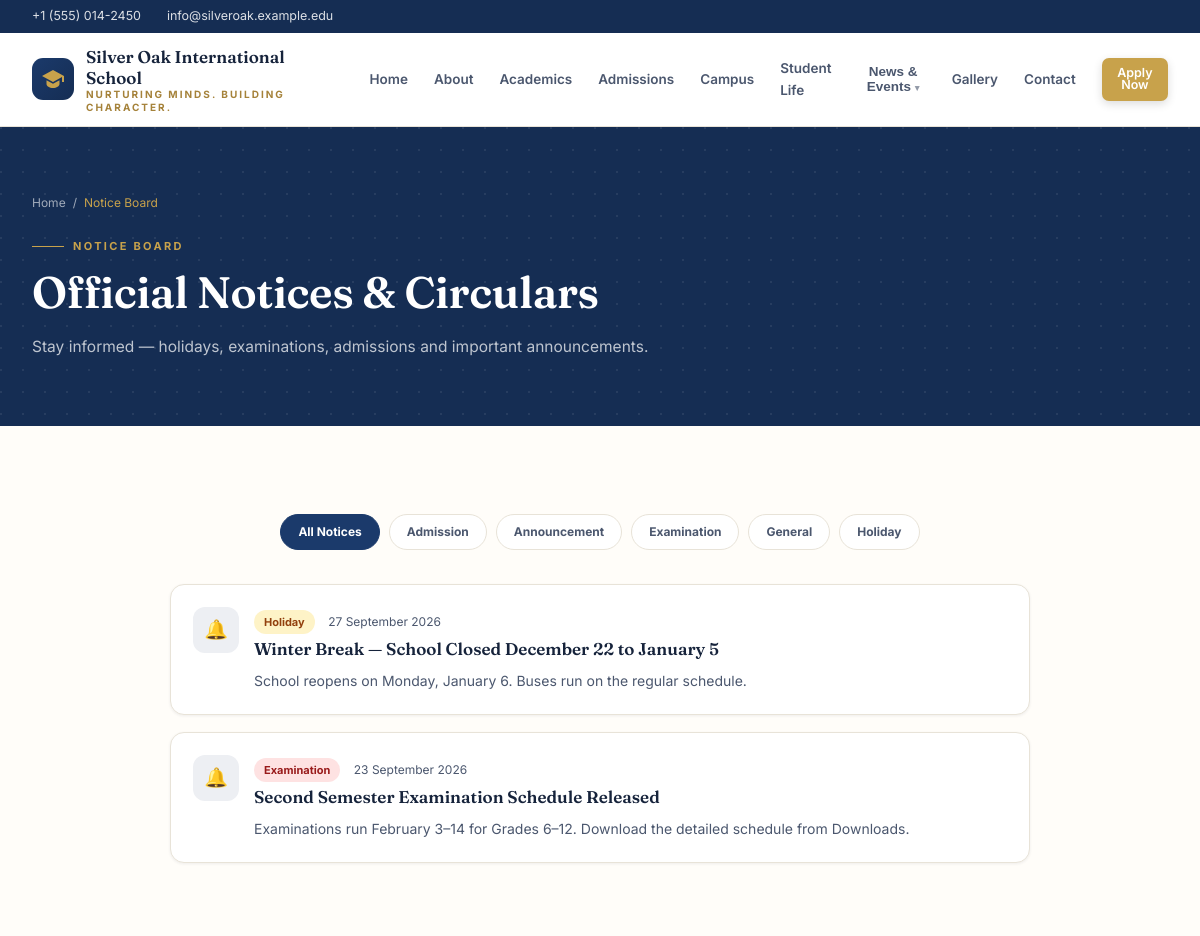
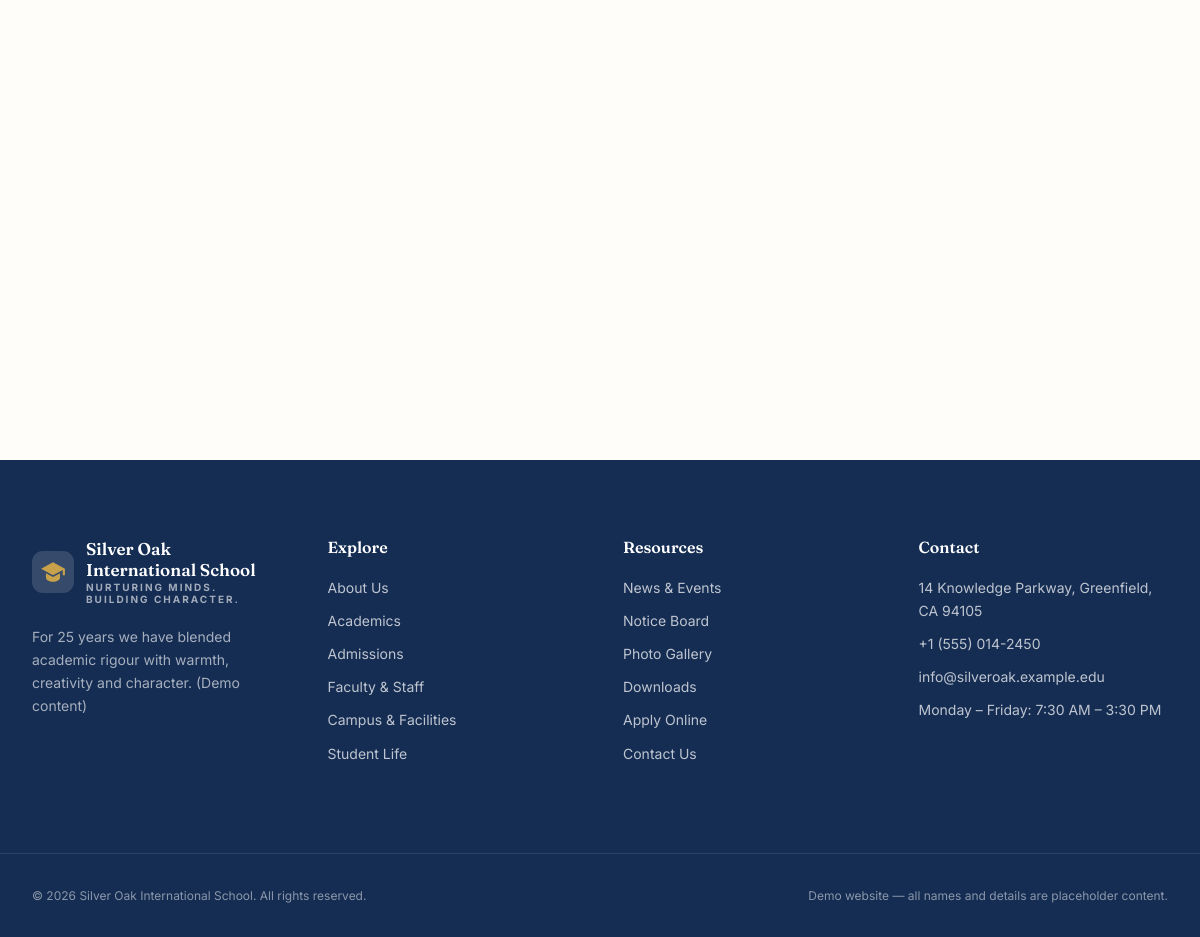
The page /notices.php on the database its author committed (2 pictures, top to bottom).
### tables this page shows
CREATE TABLE IF NOT EXISTS notices (
  id          INT UNSIGNED NOT NULL AUTO_INCREMENT,
  title       VARCHAR(200) NOT NULL,
  category    VARCHAR(40)  NOT NULL DEFAULT 'General',
  description TEXT,
  document    VARCHAR(255) NOT NULL DEFAULT '',
  notice_date TIMESTAMP    NOT NULL DEFAULT CURRENT_TIMESTAMP,
  published   TINYINT(1)   NOT NULL DEFAULT 1,
  created_at  TIMESTAMP    NOT NULL DEFAULT CURRENT_TIMESTAMP,
  PRIMARY KEY (id),
  KEY notices_published_idx (published, notice_date)
);

### includes/database.php (called while the page is built, shortened)
<?php
function db(): PDO
{
    static $pdo = null;
    if ($pdo instanceof PDO) {
        return $pdo;
    }
    $dsn = 'mysql:host=' . DB_HOST . ';dbname=' . DB_NAME . ';charset=' . DB_CHARSET;
    try {
        $pdo = new PDO($dsn, DB_USER, DB_PASS, [
            PDO::ATTR_ERRMODE            => PDO::ERRMODE_EXCEPTION,
            PDO::ATTR_DEFAULT_FETCH_MODE => PDO::FETCH_ASSOC,
            PDO::ATTR_EMULATE_PREPARES   => false,
        ]);
    } catch (PDOException $e) {
        http_response_code(500);
        error_log('DB connection failed: ' . $e->getMessage());
        exit('Database connection failed. Please check includes/config.php.');
    }
    return $pdo;
}
function q(string $sql, array $params = []): PDOStatement
{
    $stmt = db()->prepare($sql);
    $stmt->execute($params);
    return $stmt;
}
function fetch_all(string $sql, array $params = []): array
{
    return q($sql, $params)->fetchAll();
}

### includes/security.php (called while the page is built, shortened)
<?php
function e($value): string
{
    return htmlspecialchars((string) $value, ENT_QUOTES | ENT_SUBSTITUTE, 'UTF-8');
}

### includes/functions.php (called while the page is built, shortened)
<?php
function fmt_date($value, string $format = 'j F Y'): string
{
    $ts = is_numeric($value) ? (int) $value : strtotime($value);
    return $ts ? date($format, $ts) : '—';
}

### notices.php (the view, shortened to what this page needs)
<?php
require __DIR__ . '/includes/database.php';
require __DIR__ . '/includes/security.php';
require __DIR__ . '/includes/functions.php';
$category = trim((string) ($_GET['category'] ?? ''));
$where    = 'published = 1';
$params   = [];
$notices = fetch_all("SELECT * FROM notices WHERE $where ORDER BY notice_date DESC", $params);
$cats    = fetch_all('SELECT DISTINCT category FROM notices WHERE published = 1 ORDER BY category');
$badgeColors = [
    'Holiday' => 'badge-amber', 'Examination' => 'badge-red', 'Admission' => 'badge-green',
    'Announcement' => 'badge-sky', 'Circular' => 'badge-violet', 'General' => 'badge-grey',
];
require __DIR__ . '/includes/header.php';
?>
<section class="section">
  <div class="wrap">
    <?php if ($cats): ?>
    <div class="filters">
      <a class="<?= $category === '' ? 'is-current' : '' ?>" href="<?= e(BASE_URL) ?>notices.php">All Notices</a>
      <?php foreach ($cats as $c): ?>
        <a class="<?= $category === $c['category'] ? 'is-current' : '' ?>" href="<?= e(BASE_URL) ?>notices.php?category=<?= e(rawurlencode($c['category'])) ?>"><?= e($c['category']) ?></a>
      <?php endforeach; ?>
    </div>
    <?php endif; ?>
    <div style="max-width:860px;margin:0 auto;display:grid;gap:17px">
      <?php foreach ($notices as $n): ?>
      <article class="card card-hover notice reveal">
        <div class="notice-head">
          <span class="notice-ico">&#128276;</span>
          <div>
            <span class="badge <?= e($badgeColors[$n['category']] ?? 'badge-grey') ?>"><?= e($n['category']) ?></span>
            <span class="when" style="margin-left:9px"><?= e(fmt_date($n['notice_date'])) ?></span>
            <h3><?= e($n['title']) ?></h3>
            <p><?= e($n['description']) ?></p>
          </div>
        </div>
      </article>
      <?php endforeach; ?>
    </div>
  </div>
</section>
<?php require __DIR__ . '/includes/footer.php'; ?>

### assets/css/style.css (style rules this page uses)
:root { --accent: #1b3a6b; --accent-deep: color-mix(in srgb, var(--accent) 78%, #000); --accent-soft: color-mix(in srgb, var(--accent) 8%, #fff); --gold: #c8a24b; --gold-deep: #a5823a; --ink: #16233b; --ink-soft: #4b576e; --line: #e8e3d8; --cream: #faf8f3; --page: #fffdf9; --radius: 14px; --shadow: 0 1px 3px rgba(22, 35, 59, .07); --shadow-lg: 0 22px 45px -20px rgba(22, 35, 59, .3); }
* { box-sizing: border-box; }
html { scroll-behavior: smooth; }
body { margin: 0; background: var(--page); color: var(--ink); font: 400 16px/1.65 "Inter", system-ui, -apple-system, "Segoe UI", sans-serif; -webkit-font-smoothing: antialiased; }
a { color: inherit; text-decoration: none; }
h1, h2, h3, h4 { margin: 0; font-weight: 600; line-height: 1.18; }
.wrap { width: 100%; max-width: 1180px; margin: 0 auto; padding: 0 22px; }
.section { padding: 74px 0; }
.badge { display: inline-block; padding: 3px 10px; border-radius: 99px; font-size: 11px; font-weight: 700; }
.badge-amber { background: #fef3c7; color: #92400e; }
.badge-red { background: #fee2e2; color: #991b1b; }
.card { background: #fff; border: 1px solid var(--line); border-radius: var(--radius); box-shadow: var(--shadow); overflow: hidden; height: 100%; }
.card-hover { transition: transform .3s, box-shadow .3s; }
.card h3 { font-family: "Fraunces", Georgia, serif; font-size: 19px; }
.card p { color: var(--ink-soft); font-size: 14px; margin: 9px 0 0; }
.filters { display: flex; flex-wrap: wrap; justify-content: center; gap: 9px; margin-bottom: 34px; }
.filters a { padding: 7px 17px; border-radius: 99px; font-size: 12px; font-weight: 700; border: 1px solid var(--line); background: #fff; color: var(--ink-soft); }
.filters .is-current { background: var(--accent); color: #fff; border-color: var(--accent); }
.notice { padding: 22px; }
.notice-head { display: flex; gap: 15px; }
.notice-ico { width: 46px; height: 46px; border-radius: 12px; background: var(--accent-soft); color: var(--accent); display: inline-flex; align-items: center; justify-content: center; font-size: 19px; flex: 0 0 46px; }
.notice h3 { font-size: 17px; margin: 5px 0 0; }
.notice .when { font-size: 12px; color: var(--ink-soft); }
.notice p { color: var(--ink-soft); font-size: 14px; margin: 10px 0 0; }
.reveal { opacity: 0; transform: translateY(24px); transition: opacity .7s cubic-bezier(.22,1,.36,1), transform .7s cubic-bezier(.22,1,.36,1); }
.reveal.is-in { opacity: 1; transform: none; }
@media (min-width: 768px) { .section { padding: 88px 0; } }

### rows shown on the page
notices: category "Holiday", notice_date "27 September 2026", title "Winter Break — School Closed December 22 to January 5", description "School reopens on Monday, January 6. Buses run on the regular schedule."
notices: category "Examination", notice_date "23 September 2026", title "Second Semester Examination Schedule Released", description "Examinations run February 3–14 for Grades 6–12. Download the detailed schedule from Downloads."

### other values the page prints
setting('phone') "+1 (555) 014-2450"
setting('email') "info@silveroak.example.edu"
setting('school_name') "Silver Oak International School"
setting('tagline') "NURTURING MINDS. BUILDING CHARACTER."
$label "Home"
$label "About"
$label "Academics"
$label "Admissions"
$label "Campus"
$label "Student Life"
$label "Gallery"
$label "Contact"
$pageCrumb "Notice Board"
$pageKicker "NOTICE BOARD"
$pageHeading "Official Notices & Circulars"
